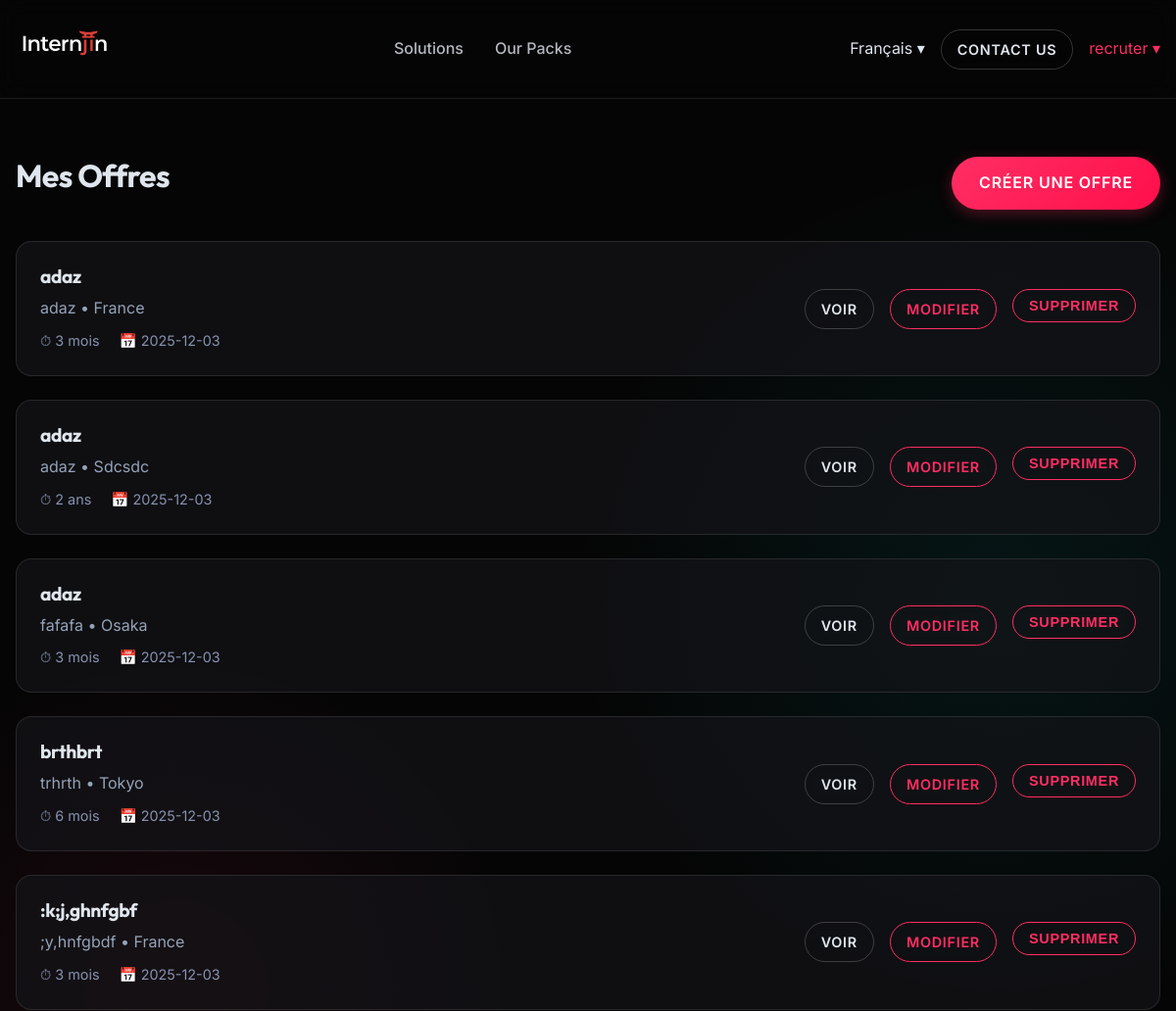
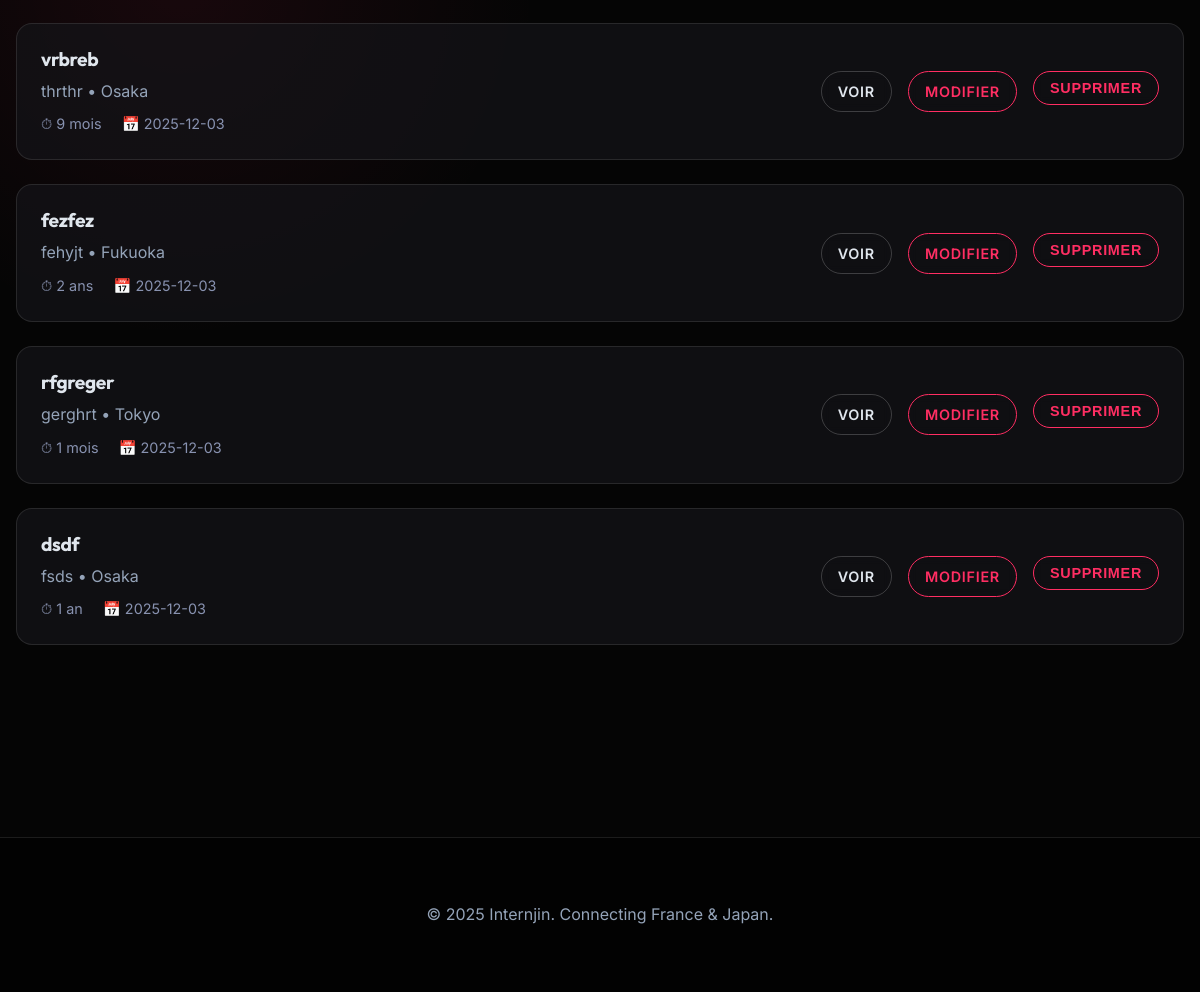
/recruiter/dashboard (signed in), run on the app's committed database (2 pictures, top to bottom).
### models.py (models this page shows, shortened)
class User(UserMixin, db.Model):
    id = db.Column(db.Integer, primary_key=True)
    email = db.Column(db.String(120), unique=True, nullable=False)
    password_hash = db.Column(db.String(128))
    name = db.Column(db.String(100))
    role = db.Column(db.String(20), default='student')
    offers = db.relationship('Offer', backref='recruiter', lazy=True)

class Offer(db.Model):
    id = db.Column(db.Integer, primary_key=True)
    title = db.Column(db.String(100), nullable=False)
    company = db.Column(db.String(100), nullable=False)
    location = db.Column(db.String(100), nullable=False)
    duration = db.Column(db.String(50), nullable=False)
    description = db.Column(db.Text, nullable=True)
    created_at = db.Column(db.DateTime, default=datetime.utcnow)
    recruiter_id = db.Column(db.Integer, db.ForeignKey('user.id'), nullable=False)
    tags = db.Column(db.String(200)) # Comma separated tags
    pdf_filename = db.Column(db.String(255), nullable=True)
    start_date = db.Column(db.String(50), nullable=True)

### app.py (the view)
@app.route('/recruiter/dashboard')
@login_required
def recruiter_dashboard():
    if current_user.role != 'recruiter':
        flash('Access denied. Recruiter role required.')
        return redirect(url_for('index'))
    my_offers = Offer.query.filter_by(recruiter_id=current_user.id).order_by(Offer.created_at.desc()).all()
    return render_template('recruiter/dashboard.html', offers=my_offers)

### app.py (called while the page is built)
@login_manager.user_loader
def load_user(user_id):
    return User.query.get(int(user_id))

@app.context_processor
def inject_globals():
    if current_user.is_authenticated:
        role = current_user.role
    else:
        role = session.get('role', 'student')
    return dict(
        role=role,
        lang=session.get('lang', 'en')
    )

### templates/recruiter/dashboard.html (shortened to what this page needs)
{% extends "base.html" %}
{% block content %}
<div class="container" style="padding-top: 160px; padding-bottom: 4rem;">
    <div style="display: flex; justify-content: space-between; align-items: center; margin-bottom: 2rem;">
        <h2 style="font-size: 2rem;">Mes Offres</h2>
        <a href="{{ url_for('new_offer') }}" class="btn btn-primary">Créer une offre</a>
    </div>
    {% if offers %}
    <div style="display: grid; gap: 1.5rem;">
        {% for offer in offers %}
        <div
            style="background: var(--color-card-bg); padding: 1.5rem; border-radius: 16px; border: 1px solid var(--color-border); display: flex; justify-content: space-between; align-items: center;">
            <div>
                <h3 style="font-size: 1.2rem; margin-bottom: 0.5rem;">{{ offer.title }}</h3>
                <p style="color: var(--color-text-muted); margin-bottom: 0.5rem;">{{ offer.company }} • {{
                    offer.location }}</p>
                <div style="font-size: 0.9rem; color: #8892b0;">
                    <span>⏱ {{ offer.duration }}</span>
                    <span style="margin-left: 1rem;">📅 {{ offer.created_at.strftime('%Y-%m-%d') }}</span>
                </div>
            </div>
            <div style="display: flex; gap: 1rem;">
                <a href="{{ url_for('offer_detail', offer_id=offer.id) }}" class="btn btn-outline"
                    style="font-size: 0.9rem; padding: 8px 16px;">Voir</a>
                <a href="{{ url_for('edit_offer', offer_id=offer.id) }}" class="btn btn-outline"
                    style="font-size: 0.9rem; padding: 8px 16px; border-color: var(--color-primary); color: var(--color-primary);">Modifier</a>
                <form action="{{ url_for('delete_offer', offer_id=offer.id) }}" method="POST"
                    onsubmit="return confirm('Êtes-vous sûr de vouloir supprimer cette offre ?');"
                    style="display: inline;">
                    <button type="submit" class="btn btn-outline"
                        style="font-size: 0.9rem; padding: 8px 16px; border-color: #ff2e63; color: #ff2e63;">Supprimer</button>
                </form>
            </div>
        </div>
        {% endfor %}
    </div>
    {% endif %}
</div>
{% endblock %}

### templates/base.html (shortened to what this page needs)
<!DOCTYPE html>
<html lang="en">
<head>
    <link rel="stylesheet" href="{{ url_for('static', filename='css/style.css') }}">
</head>
<body>
    <header {% if not current_user.is_authenticated %}style="top: 35px;" {% endif %}>
        <div class="container">
            <nav>
                <a href="/" class="logo">
                    <img src="{{ url_for('static', filename='images/logo_full_white.png') }}" alt="Internjin"
                        style="height: 40px;">
                </a>
                <ul class="nav-links">
                    {% if role == 'student' %}
                    <li><a href="/offers">Offers</a></li>
                    <li><a href="/companies">Companies</a></li>
                    {% else %}
                    <li><a href="/companies/solutions">Solutions</a></li>
                    <li><a href="/companies/packs">Our Packs</a></li>
                    {% endif %}
                </ul>
                <div style="display: flex; gap: 1rem; align-items: center;">
                    {% if role == 'recruiter' %}
                    <div class="dropdown">
                        <a href="#" class="dropdown-toggle">Français ▾</a>
                    </div>
                    <a href="/contact" class="btn btn-outline" style="padding: 8px 16px; font-size: 0.9rem;">Contact
                        Us</a>
                    {% endif %}
                    {% if current_user.is_authenticated %}
                    <div class="dropdown">
                        <a href="#" class="dropdown-toggle" style="color: var(--color-primary);">{{ current_user.name }}
                            ▾</a>
                    </div>
                    {% else %}
                    <a href="/login" class="btn btn-outline" style="padding: 8px 16px; font-size: 0.9rem;">Login</a>
                    {% endif %}
                </div>
            </nav>
        </div>
    </header>
    <main>
        {% block content %}{% endblock %}
    </main>
    <footer>
        <div class="container">
            <p>&copy; 2025 Internjin. Connecting France & Japan.</p>
        </div>
    </footer>
</body>
</html>

### static/css/style.css (style rules this page uses)
:root { --color-bg: #050505; --color-text: #e0e6ed; --color-text-muted: #94a3b8; --color-primary: #ff2e63; --color-secondary: #08d9d6; --color-card-bg: rgba(20, 20, 25, 0.7); --color-border: rgba(255, 255, 255, 0.1); --font-main: 'Inter', -apple-system, BlinkMacSystemFont, sans-serif; --font-heading: 'Outfit', sans-serif; --spacing-xs: 0.5rem; --spacing-sm: 1rem; --spacing-md: 2rem; --spacing-lg: 4rem; --spacing-xl: 8rem; --shadow-card: 0 8px 32px 0 rgba(0, 0, 0, 0.37); --glow-primary: 0 0 20px rgba(255, 46, 99, 0.3); --backdrop-blur: blur(12px); }
* { box-sizing: border-box; margin: 0; padding: 0; }
body { background-color: var(--color-bg); color: var(--color-text); font-family: var(--font-main); line-height: 1.6; overflow-x: hidden; background-image: radial-gradient(circle at 15% 50%, rgba(255, 46, 99, 0.08) 0%, transparent 25%), radial-gradient(circle at 85% 30%, rgba(8, 217, 214, 0.08) 0%, transparent 25%); }
h1, h2, h3, h4, h5, h6 { font-family: var(--font-heading); font-weight: 700; line-height: 1.2; margin-bottom: var(--spacing-sm); letter-spacing: -0.02em; }
a { text-decoration: none; color: inherit; transition: all 0.3s ease; }
ul { list-style: none; }
.container { max-width: 1200px; margin: 0 auto; padding: 0 var(--spacing-sm); }
.btn { display: inline-block; padding: 14px 28px; border-radius: 50px; font-weight: 600; cursor: pointer; transition: all 0.3s cubic-bezier(0.4, 0, 0.2, 1); border: none; font-size: 1rem; text-transform: uppercase; letter-spacing: 0.05em; }
.btn-primary { background: linear-gradient(135deg, var(--color-primary), #ff0f4b); color: white; box-shadow: 0 4px 15px rgba(255, 46, 99, 0.3); }
.btn-outline { background: transparent; border: 1px solid rgba(255, 255, 255, 0.2); color: var(--color-text); backdrop-filter: blur(5px); }
header { padding: 1.5rem 0; position: fixed; width: 100%; top: 0; z-index: 100; background: rgba(5, 5, 5, 0.8); backdrop-filter: var(--backdrop-blur); border-bottom: 1px solid var(--color-border); }
nav { display: flex; justify-content: space-between; align-items: center; }
.logo { font-family: var(--font-heading); font-size: 1.8rem; font-weight: 800; }
.nav-links { display: flex; gap: var(--spacing-md); }
.nav-links a { font-weight: 500; opacity: 0.8; }
footer { border-top: 1px solid var(--color-border); padding: var(--spacing-lg) 0; text-align: center; color: var(--color-text-muted); margin-top: var(--spacing-xl); background: #020202; }
.dropdown { position: relative; }

### data on the page
User: name "recruter"
Offer: title "adaz", company "adaz", location "France", duration "3 mois", created_at "2025-12-03"
Offer: title "adaz", company "adaz", location "Sdcsdc", duration "2 ans", created_at "2025-12-03"
Offer: title "adaz", company "fafafa", location "Osaka", duration "3 mois", created_at "2025-12-03"
Offer: title "brthbrt", company "trhrth", location "Tokyo", duration "6 mois", created_at "2025-12-03"
Offer: title ":k;j,ghnfgbf", company ";y,hnfgbdf", location "France", duration "3 mois", created_at "2025-12-03"
Offer: title "vrbreb", company "thrthr", location "Osaka", duration "9 mois", created_at "2025-12-03"
Offer: title "fezfez", company "fehyjt", location "Fukuoka", duration "2 ans", created_at "2025-12-03"
Offer: title "rfgreger", company "gerghrt", location "Tokyo", duration "1 mois", created_at "2025-12-03"
Offer: title "dsdf", company "fsds", location "Osaka", duration "1 an", created_at "2025-12-03"
